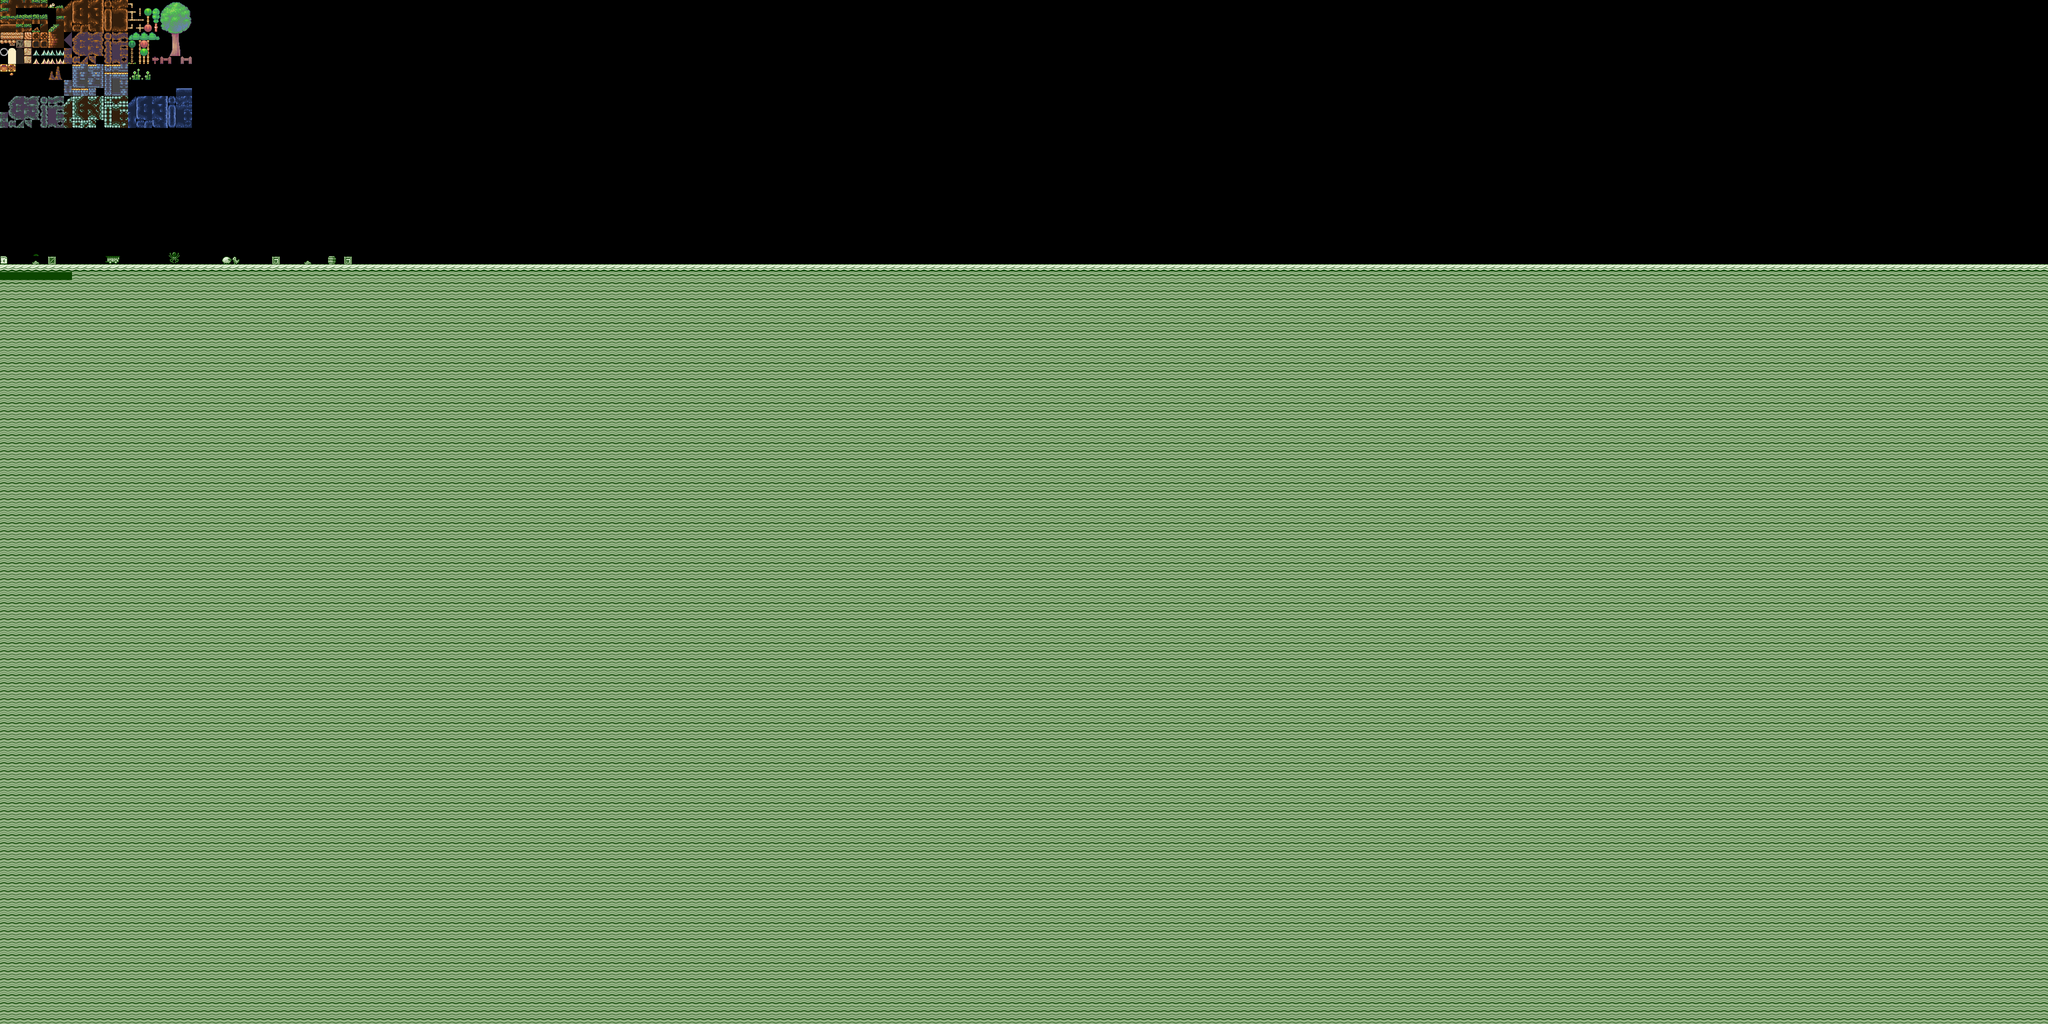

Rendered tile map (Tiled .tmx) drawn with the repository's tilesets; below, a short description and the map source with its tile grids summarised:
An orthogonal 256x128 tile map with 16x16 px tiles, 2 tile layers (Ground, floor), 1 image layer and 6 objects (Player, Enemy).

<map version="1.0" orientation="orthogonal" renderorder="right-down" width="256" height="128" tilewidth="16" tileheight="16" nextobjectid="9">
 <properties>
  <property name="Health" value="13" />
  <property name="PDKCollisianLoadRadius" value="2" />
  <property name="test" value="35{}" />
 </properties>
 <tileset firstgid="1" name="environment" tilewidth="16" tileheight="16" tilecount="1024" columns="32">
  <properties>
   <property name="contrainsObjects" value="true" />
  </properties>
  <image source="../tilesets/environment.png" width="512" height="512" />
  <tile id="132">
   <properties>
    <property name="Coolness Level" value="4" />
   </properties>
  </tile>
  <tile id="163">
   <properties>
    <property name="IsCharacter" value="true" />
   </properties>
  </tile>
 </tileset>
 <imagelayer name="Image Layer 1">
  <image source="../tilesets/dirt-tiles.png" />
 </imagelayer>
 <layer name="Ground" width="256" height="128">
  <properties>
   <property name="No_Collisions" value="nope" />
   <property name="test" value="" />
  </properties>
  <data>[32768 cells, 24337 non-empty, 17 distinct tile ids]</data>
 </layer>
 <objectgroup name="Object Layer 1">
  <object id="1" gid="165" x="448" y="256" width="16" height="16" />
  <object id="2" x="176" y="144" width="32" height="48" />
  <object id="3" x="304" y="304">
   <polyline points="0,0 80,0 80,80 160,80 160,160 80,160 80,112 48,112 48,80 0,80 0,0 -32,0 -32,32 0,32" />
  </object>
  <object id="4" type="Player" gid="164" x="288" y="240" width="16" height="16" />
  <object id="5" gid="164" x="288" y="240" width="16" height="16" />
  <object id="6" name="s1" type="Enemy" gid="229" x="160" y="528" width="16" height="16">
   <properties>
    <property name="Health" value="3" />
   </properties>
  </object>
 </objectgroup>
 <layer name="floor" width="256" height="128">
  <data>[32768 cells, 9 non-empty, 1 distinct tile ids]</data>
 </layer>
</map>
